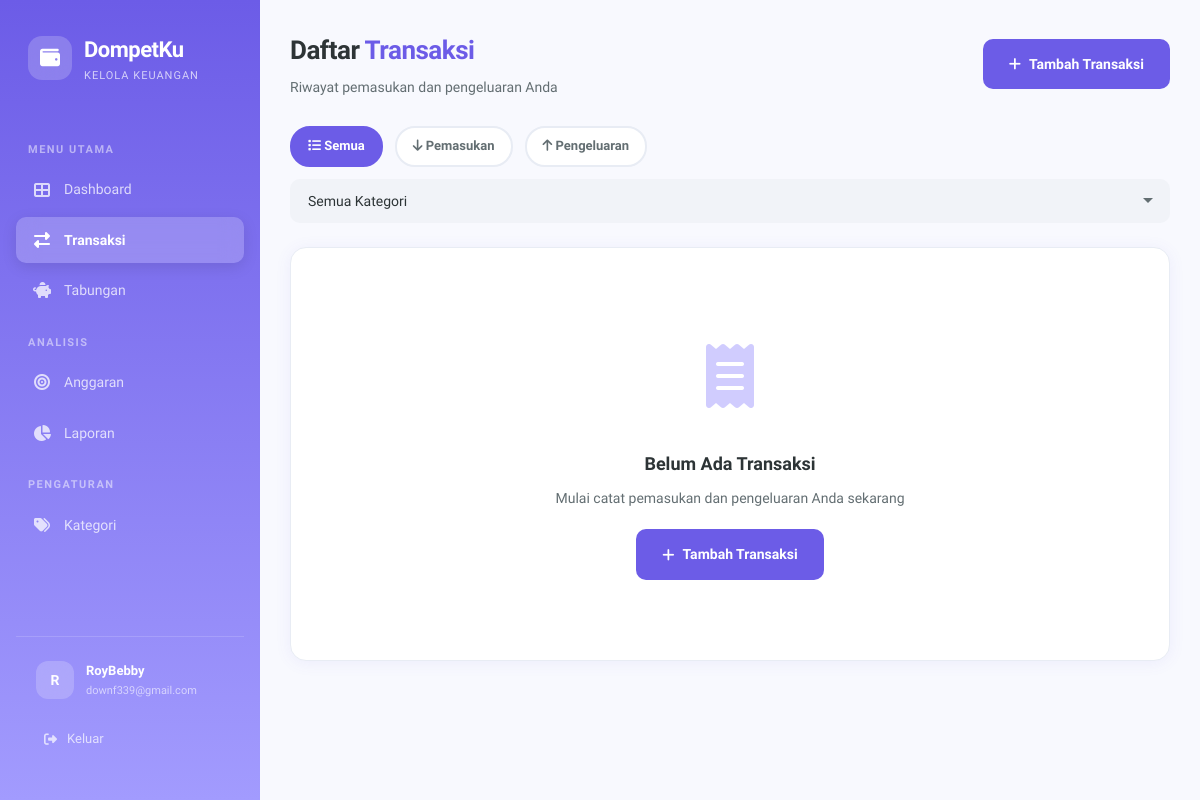
The app's page /transactions (signed in) with its own data.
### app.py (models this page shows, shortened)
class User(UserMixin, db.Model):
    id = db.Column(db.Integer, primary_key=True)
    username = db.Column(db.String(80), unique=True, nullable=False)
    email = db.Column(db.String(120), unique=True, nullable=False)
    password_hash = db.Column(db.String(256), nullable=False)
    created_at = db.Column(db.DateTime, default=datetime.utcnow)
    transactions = db.relationship('Transaction', backref='user', lazy=True, cascade='all, delete-orphan')
    savings_goals = db.relationship('SavingsGoal', backref='user', lazy=True, cascade='all, delete-orphan')
    categories = db.relationship('Category', backref='user', lazy=True, cascade='all, delete-orphan')
    budgets = db.relationship('Budget', backref='user', lazy=True, cascade='all, delete-orphan')

### app.py (the view)
@app.route('/transactions')
@login_required
def transactions():
    page = request.args.get('page', 1, type=int)
    type_filter = request.args.get('type', 'all')
    category_filter = request.args.get('category', 0, type=int)
    query = Transaction.query.filter_by(user_id=current_user.id)
    if type_filter in ('income', 'expense'):
        query = query.filter_by(type=type_filter)
    if category_filter > 0:
        query = query.filter_by(category_id=category_filter)
    transactions = query.order_by(
        Transaction.date.desc(), Transaction.created_at.desc()
    ).paginate(page=page, per_page=15, error_out=False)
    categories = Category.query.filter_by(user_id=current_user.id).order_by(Category.name).all()
    return render_template('transactions.html',
                           transactions=transactions,
                           categories=categories,
                           type_filter=type_filter,
                           category_filter=category_filter)

### app.py (called while the page is built)
@login_manager.user_loader
def load_user(user_id):
    return db.session.get(User, int(user_id))

### templates/transactions.html (shortened to what this page needs)
{% extends "base.html" %}
{% block content %}
<div class="page-header">
    <div>
        <h1>Daftar <span>Transaksi</span></h1>
        <p class="page-subtitle">Riwayat pemasukan dan pengeluaran Anda</p>
    </div>
    <a href="{{ url_for('add_transaction') }}" class="btn btn-primary btn-add-transaction-desktop">
        <i class="fas fa-plus"></i> Tambah Transaksi
    </a>
</div>
<div class="filter-bar">
    <a href="{{ url_for('transactions', type='all') }}" class="filter-chip {% if type_filter == 'all' %}active{% endif %}">
        <i class="fas fa-list"></i> Semua
    </a>
    <a href="{{ url_for('transactions', type='income') }}" class="filter-chip {% if type_filter == 'income' %}active{% endif %}">
        <i class="fas fa-arrow-down"></i> Pemasukan
    </a>
    <a href="{{ url_for('transactions', type='expense') }}" class="filter-chip {% if type_filter == 'expense' %}active{% endif %}">
        <i class="fas fa-arrow-up"></i> Pengeluaran
    </a>
    <select class="form-control filter-category-select"
            onchange="window.location.href='{{ url_for('transactions') }}?type={{ type_filter }}&category=' + this.value">
        <option value="0">Semua Kategori</option>
    </select>
</div>
<div class="card">
    <div class="card-body transaction-card-body">
        {% if transactions.items %}
        <div class="data-table-desktop">
            <table class="data-table">
                <thead>
                    <tr>
                        <th>Tanggal</th>
                        <th>Deskripsi</th>
                        <th>Kategori</th>
                        <th>Tipe</th>
                        <th style="text-align: right;">Jumlah</th>
                        <th style="text-align: center;">Aksi</th>
                    </tr>
                </thead>
                <tbody>
                    {% for t in transactions.items %}
                    <tr>
                        <td>
                            <span style="font-weight: 600; font-size: 13px;">{{ t.date|date_format }}</span>
                        </td>
                        <td>
                            <div style="display: flex; align-items: center; gap: 10px;">
                                <div class="transaction-icon {{ t.type }}" style="width: 34px; height: 34px; font-size: 13px;">
                                    <i class="{{ t.category.icon if t.category else ('fas fa-arrow-down' if t.type == 'income' else 'fas fa-arrow-up') }}"></i>
                                </div>
                                <span style="font-weight: 500;">{{ t.description or 'Tanpa deskripsi' }}</span>
                            </div>
                        </td>
                        <td>
                            {% if t.category %}
                            <span style="display: inline-flex; align-items: center; gap: 6px; font-size: 13px;">
                                <span style="width: 8px; height: 8px; border-radius: 50%; background: {{ t.category.color }};"></span>
                                {{ t.category.name }}
                            </span>
                            {% else %}
                            <span style="color: var(--text-muted);">-</span>
                            {% endif %}
                        </td>
                        <td>
                            <span class="badge {% if t.type == 'income' %}badge-income{% else %}badge-expense{% endif %}">
                                {% if t.type == 'income' %}Pemasukan{% else %}Pengeluaran{% endif %}
                            </span>
                        </td>
                        <td style="text-align: right;">
                            <span class="transaction-amount {{ t.type }}" style="font-size: 14px;">
                                {% if t.type == 'income' %}+{% else %}-{% endif %}{{ t.amount|currency }}
                            </span>
                        </td>
                        <td style="text-align: center;">
                            <div style="display: flex; gap: 6px; justify-content: center;">
                                <a href="{{ url_for('edit_transaction', id=t.id) }}" class="btn btn-ghost btn-sm" data-tooltip="Edit">
                                    <i class="fas fa-edit"></i>
                                </a>
                                <form method="POST" action="{{ url_for('delete_transaction', id=t.id) }}" style="display: inline;"
                                      onsubmit="return confirm('Yakin ingin menghapus transaksi ini?');">
                                    <button type="submit" class="btn btn-ghost btn-sm" style="color: var(--accent-red);" data-tooltip="Hapus">
                                        <i class="fas fa-trash"></i>
                                    </button>
                                </form>
                            </div>
                        </td>
                    </tr>
                    {% endfor %}
                </tbody>
            </table>
        </div>
        <div class="mobile-transaction-cards">
            {% for t in transactions.items %}
            <div class="mobile-transaction-card">
                <div class="mobile-tc-top">
                    <div class="transaction-icon {{ t.type }}">
                        <i class="{{ t.category.icon if t.category else ('fas fa-arrow-down' if t.type == 'income' else 'fas fa-arrow-up') }}"></i>
                    </div>
                    <div class="mobile-tc-info">
                        <div class="mobile-tc-desc">{{ t.description or 'Tanpa deskripsi' }}</div>
                        <div class="mobile-tc-cat">
                            {% if t.category %}
                            <span class="cat-dot" style="background: {{ t.category.color }};"></span>
                            {{ t.category.name }}
                            {% else %}
                            <span style="color: var(--text-muted);">Tanpa kategori</span>
                            {% endif %}
                        </div>
                    </div>
                    <div class="mobile-tc-amount">
                        <div class="amount-value {{ t.type }}">
                            {% if t.type == 'income' %}+{% else %}-{% endif %}{{ t.amount|currency }}
                        </div>
                    </div>
                </div>
                <div class="mobile-tc-bottom">
                    <div class="mobile-tc-date">
                        <i class="fas fa-calendar-alt"></i>
                        {{ t.date|short_date }}
                    </div>
                    <div class="mobile-tc-badge">
                        <span class="badge {% if t.type == 'income' %}badge-income{% else %}badge-expense{% endif %}">
                            {% if t.type == 'income' %}Masuk{% else %}Keluar{% endif %}
                        </span>
                    </div>
                    <div class="mobile-tc-actions">
                        <a href="{{ url_for('edit_transaction', id=t.id) }}" class="btn btn-ghost btn-sm">
                            <i class="fas fa-edit"></i>
                        </a>
                        <form method="POST" action="{{ url_for('delete_transaction', id=t.id) }}" style="display: inline;"
                              onsubmit="return confirm('Yakin ingin menghapus transaksi ini?');">
                            <button type="submit" class="btn btn-ghost btn-sm" style="color: var(--accent-red);">
                                <i class="fas fa-trash"></i>
                            </button>
                        </form>
                    </div>
                </div>
            </div>
            {% endfor %}
        </div>
        {% if transactions.pages > 1 %}
        <div class="pagination" style="padding: 16px;">
            {% if transactions.has_prev %}
            <a href="{{ url_for('transactions', page=transactions.prev_num, type=type_filter, category=category_filter) }}" class="page-link">
                <i class="fas fa-chevron-left"></i>
            </a>
            {% endif %}
            {% for p in transactions.iter_pages(left_edge=1, right_edge=1, left_current=2, right_current=2) %}
                {% if p %}
                <a href="{{ url_for('transactions', page=p, type=type_filter, category=category_filter) }}"
                   class="page-link {% if p == transactions.page %}active{% endif %}">{{ p }}</a>
                {% else %}
                <span class="page-link disabled">…</span>
                {% endif %}
            {% endfor %}
            {% if transactions.has_next %}
            <a href="{{ url_for('transactions', page=transactions.next_num, type=type_filter, category=category_filter) }}" class="page-link">
                <i class="fas fa-chevron-right"></i>
            </a>
            {% endif %}
        </div>
        {% endif %}
        {% else %}
        <div class="empty-state">
            <div class="empty-icon"><i class="fas fa-receipt"></i></div>
            <h3>Belum Ada Transaksi</h3>
            <p>Mulai catat pemasukan dan pengeluaran Anda sekarang</p>
            <a href="{{ url_for('add_transaction') }}" class="btn btn-primary">
                <i class="fas fa-plus"></i> Tambah Transaksi
            </a>
        </div>
        {% endif %}
    </div>
</div>
{% endblock %}

### templates/base.html (shortened to what this page needs)
<!DOCTYPE html>
<html lang="id">
<head>
    <link rel="stylesheet" href="https://cdnjs.cloudflare.com/ajax/libs/font-awesome/6.5.1/css/all.min.css">
    <link rel="stylesheet" href="{{ url_for('static', filename='css/style.css') }}">
</head>
<body>
    {% if current_user.is_authenticated %}
    <div class="app-layout">
        <aside class="sidebar" id="sidebar">
            <div class="sidebar-brand">
                <div class="brand-icon">
                    <i class="fas fa-wallet"></i>
                </div>
                <div>
                    <div class="brand-text">DompetKu</div>
                    <div class="brand-sub">Kelola Keuangan</div>
                </div>
            </div>
            <nav class="sidebar-nav">
                <div class="nav-section-title">Menu Utama</div>
                <div class="nav-item">
                    <a href="{{ url_for('dashboard') }}" class="nav-link {% if request.endpoint == 'dashboard' %}active{% endif %}">
                        <i class="fas fa-th-large"></i>
                        <span>Dashboard</span>
                    </a>
                </div>
                <div class="nav-item">
                    <a href="{{ url_for('transactions') }}" class="nav-link {% if request.endpoint in ['transactions', 'add_transaction', 'edit_transaction'] %}active{% endif %}">
                        <i class="fas fa-exchange-alt"></i>
                        <span>Transaksi</span>
                    </a>
                </div>
                <div class="nav-item">
                    <a href="{{ url_for('savings') }}" class="nav-link {% if request.endpoint in ['savings', 'add_savings_goal', 'savings_detail'] %}active{% endif %}">
                        <i class="fas fa-piggy-bank"></i>
                        <span>Tabungan</span>
                    </a>
                </div>
                <div class="nav-section-title">Analisis</div>
                <div class="nav-item">
                    <a href="{{ url_for('budgets') }}" class="nav-link {% if request.endpoint == 'budgets' %}active{% endif %}">
                        <i class="fas fa-bullseye"></i>
                        <span>Anggaran</span>
                    </a>
                </div>
                <div class="nav-item">
                    <a href="{{ url_for('reports') }}" class="nav-link {% if request.endpoint == 'reports' %}active{% endif %}">
                        <i class="fas fa-chart-pie"></i>
                        <span>Laporan</span>
                    </a>
                </div>
                <div class="nav-section-title">Pengaturan</div>
                <div class="nav-item">
                    <a href="{{ url_for('categories') }}" class="nav-link {% if request.endpoint == 'categories' %}active{% endif %}">
                        <i class="fas fa-tags"></i>
                        <span>Kategori</span>
                    </a>
                </div>
            </nav>
            <div class="sidebar-footer">
                <div class="sidebar-user">
                    <div class="user-avatar">{{ current_user.username[0]|upper }}</div>
                    <div class="user-info">
                        <div class="user-name">{{ current_user.username }}</div>
                        <div class="user-email">{{ current_user.email }}</div>
                    </div>
                </div>
                <a href="{{ url_for('logout') }}" class="logout-btn">
                    <i class="fas fa-sign-out-alt"></i>
                    <span>Keluar</span>
                </a>
            </div>
        </aside>
        <main class="main-content">
            {% block content %}{% endblock %}
        </main>
    </div>
    {% else %}
        {% block auth_content %}{% endblock %}
    {% endif %}
</body>
</html>

### records on screen
User: username "R", username "RoyBebby", email "downf339@gmail.com"
